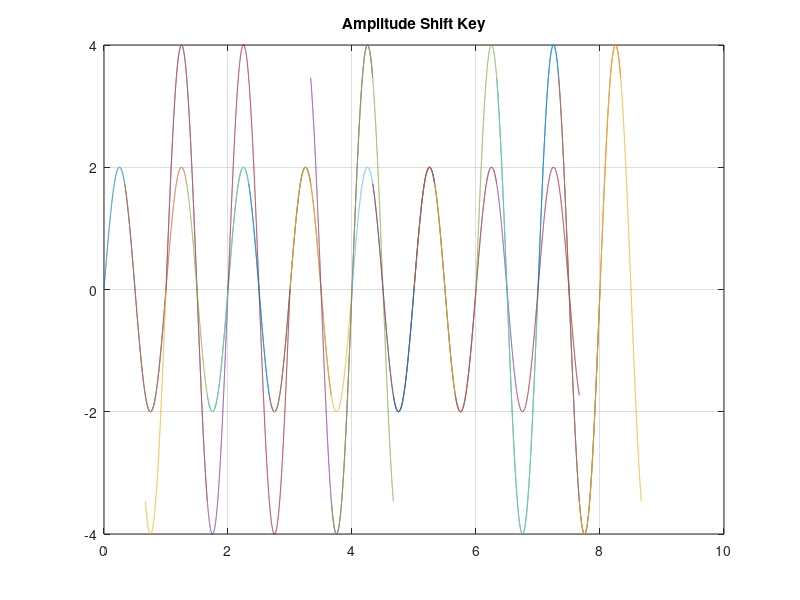

Reproduce this figure in MATLAB.
f=1;
x=[0 0 1 1 0 0 1 0 0 0 1 1 0 0 0 0 0 0 1 1 0 1 1 1];
n=length(x);
i=1;
while i<n+1
 t=(i-1)/3:1/5000:(i+2)/3;
if (x(i)== 0)
ask=2*sin(2*pi*f*t);
elseif (x(i)== 1 )
ask=4*sin(2*pi*f*t);
end
plot(t,ask);
hold on;
grid on;
title('Amplitude Shift Key');
i=i+1;
end